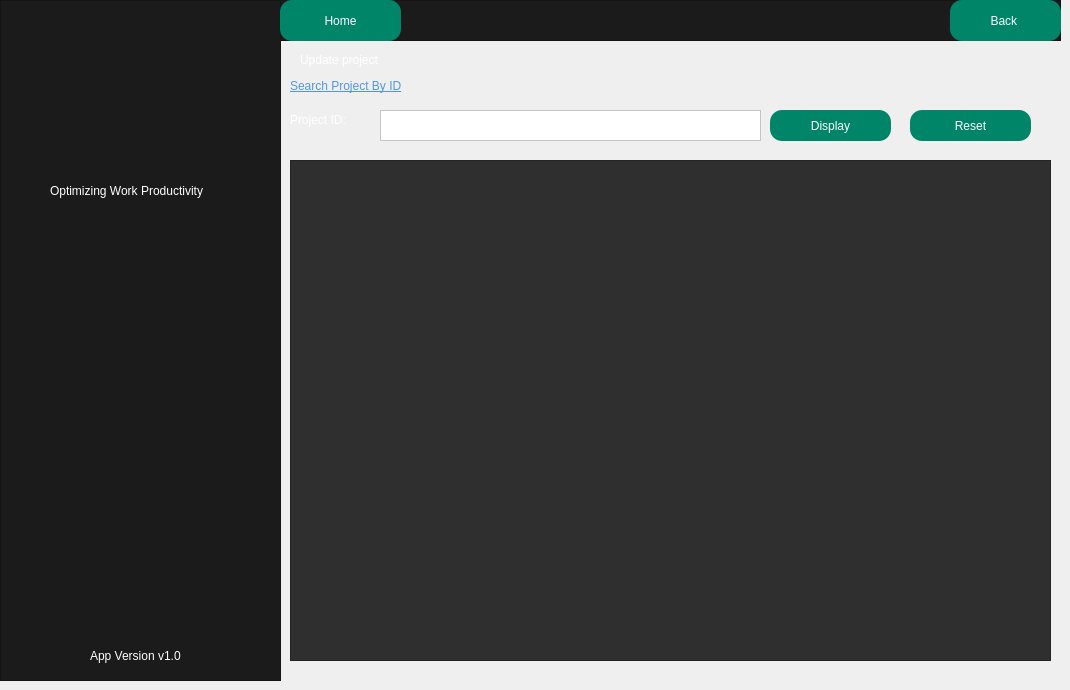
    <widget class="QWidget" name="UpdateProject">
     <widget class="QFrame" name="frame_29">
      <property name="geometry">
       <rect>
        <x>0</x>
        <y>0</y>
        <width>281</width>
        <height>681</height>
       </rect>
      </property>
      <property name="styleSheet">
       <string notr="true">background-color:rgba(27,27,27,255);</string>
      </property>
      <property name="frameShape">
       <enum>QFrame::StyledPanel</enum>
      </property>
      <property name="frameShadow">
       <enum>QFrame::Raised</enum>
      </property>
      <widget class="QLabel" name="label_107">
       <property name="geometry">
        <rect>
         <x>10</x>
         <y>10</y>
         <width>261</width>
         <height>151</height>
        </rect>
       </property>
       <property name="text">
        <string/>
       </property>
       <property name="pixmap">
        <pixmap resource="../resource.qrc">:/pics/picture/people.png</pixmap>
       </property>
       <property name="scaledContents">
        <bool>true</bool>
       </property>
      </widget>
      <widget class="QLabel" name="label_109">
       <property name="geometry">
        <rect>
         <x>50</x>
         <y>180</y>
         <width>201</width>
         <height>21</height>
        </rect>
       </property>
       <property name="styleSheet">
        <string notr="true">color: rgb(255, 255, 255);
font: italic 9pt &quot;Segoe UI&quot;;</string>
       </property>
       <property name="text">
        <string>Optimizing Work Productivity</string>
       </property>
      </widget>
      <widget class="QLabel" name="label_110">
       <property name="geometry">
        <rect>
         <x>90</x>
         <y>640</y>
         <width>121</width>
         <height>31</height>
        </rect>
       </property>
       <property name="styleSheet">
        <string notr="true">color:white;</string>
       </property>
       <property name="text">
        <string>App Version v1.0</string>
       </property>
      </widget>
     </widget>
     <widget class="QLabel" name="label_105">
      <property name="geometry">
       <rect>
        <x>300</x>
        <y>50</y>
        <width>121</width>
        <height>20</height>
       </rect>
      </property>
      <property name="styleSheet">
       <string notr="true">color:white;</string>
      </property>
      <property name="text">
       <string>Update project</string>
      </property>
     </widget>
     <widget class="QPushButton" name="homebutton_7">
      <property name="geometry">
       <rect>
        <x>870</x>
        <y>10</y>
        <width>151</width>
        <height>21</height>
       </rect>
      </property>
      <property name="styleSheet">
       <string notr="true">border-radius:12px;
background-color:rgba(0,133,104,255);
color:white;</string>
      </property>
      <property name="text">
       <string>Back To Home</string>
      </property>
     </widget>
     <widget class="QLabel" name="label_106">
      <property name="geometry">
       <rect>
        <x>290</x>
        <y>70</y>
        <width>221</width>
        <height>31</height>
       </rect>
      </property>
      <property name="styleSheet">
       <string notr="true">color: rgb(80, 151, 225);

font: italic 13pt &quot;Times New Roman&quot;;
text-decoration: underline;</string>
      </property>
      <property name="text">
       <string>Search Project By ID</string>
      </property>
     </widget>
     <widget class="QPlainTextEdit" name="upprojid">
      <property name="geometry">
       <rect>
        <x>380</x>
        <y>110</y>
        <width>381</width>
        <height>31</height>
       </rect>
      </property>
      <property name="styleSheet">
       <string notr="true">color:black;
background-color: rgba(255,255,255,255);
</string>
      </property>
     </widget>
     <widget class="QLabel" name="label_118">
      <property name="geometry">
       <rect>
        <x>290</x>
        <y>110</y>
        <width>91</width>
        <height>20</height>
       </rect>
      </property>
      <property name="styleSheet">
       <string notr="true">color:white;
font: 10pt &quot;Tahoma&quot;;</string>
      </property>
      <property name="text">
       <string>Project ID:</string>
      </property>
     </widget>
     <widget class="QFrame" name="frame_28">
      <property name="geometry">
       <rect>
        <x>280</x>
        <y>0</y>
        <width>781</width>
        <height>41</height>
       </rect>
      </property>
      <property name="styleSheet">
       <string notr="true">background-color:rgba(27,27,27,255);</string>
      </property>
      <property name="frameShape">
       <enum>QFrame::StyledPanel</enum>
      </property>
      <property name="frameShadow">
       <enum>QFrame::Raised</enum>
      </property>
      <widget class="QPushButton" name="homebutton_8">
       <property name="geometry">
        <rect>
         <x>670</x>
         <y>0</y>
         <width>111</width>
         <height>41</height>
        </rect>
       </property>
       <property name="styleSheet">
        <string notr="true">border-radius:12px;
background-color:rgba(0,133,104,255);
color:white;</string>
       </property>
       <property name="text">
        <string>Back </string>
       </property>
      </widget>
      <widget class="QPushButton" name="homebutton_22">
       <property name="geometry">
        <rect>
         <x>0</x>
         <y>0</y>
         <width>121</width>
         <height>41</height>
        </rect>
       </property>
       <property name="styleSheet">
        <string notr="true">border-radius:12px;
background-color:rgba(0,133,104,255);
color:white;</string>
       </property>
       <property name="text">
        <string>Home</string>
       </property>
      </widget>
     </widget>
     <widget class="QPushButton" name="pushButton_34">
      <property name="geometry">
       <rect>
        <x>770</x>
        <y>110</y>
        <width>121</width>
        <height>31</height>
       </rect>
      </property>
      <property name="styleSheet">
       <string notr="true">border-radius:12px;
background-color:rgba(0,133,104,255);
color:white;</string>
      </property>
      <property name="text">
       <string>Display</string>
      </property>
     </widget>
     <widget class="QTableView" name="updatetableproject">
      <property name="geometry">
       <rect>
        <x>290</x>
        <y>160</y>
        <width>761</width>
        <height>501</height>
       </rect>
      </property>
      <property name="styleSheet">
       <string notr="true">QTableView {
    font: 11pt &quot;Arial&quot;;
    background-color: #2f2f2f; /* dark gray */
    alternate-row-color: #3f3f3f; /* slightly lighter dark gray */
}

QTableView::item {
    color: white; /* white text */
    background-color: #2f2f2f; /* dark gray */
    selection-color: white; /* white text on selection */
    selection-background-color: #4f4f4f; /* slightly lighter dark gray on selection */
}

/* Common section styling */
QHeaderView::section {
    font: bold 11pt &quot;Arial&quot;; /* Ensure consistent font settings */
    border: 1px solid #1b1b1b; /* Optional: to define the border */
}

/* Horizontal header styling */
QHeaderView::section:horizontal {
    color: white; /* white text */
    background-color: #1b1b1b; /* black background */
}

/* Vertical header styling */
QHeaderView::section:vertical {
    color: white; /* white text */
    background-color: #3b3b3b; /* different color for vertical header */
}

/* Corner button styling */
QTableCornerButton::section {
    color: white; /* white text */
    background-color: #1b1b1b; /* black background */
}
</string>
      </property>
     </widget>
     <widget class="QPushButton" name="pushButton_27">
      <property name="geometry">
       <rect>
        <x>910</x>
        <y>110</y>
        <width>121</width>
        <height>31</height>
       </rect>
      </property>
      <property name="styleSheet">
       <string notr="true">border-radius:12px;
background-color:rgba(0,133,104,255);
color:white;</string>
      </property>
      <property name="text">
       <string>Reset</string>
      </property>
     </widget>
    </widget>
